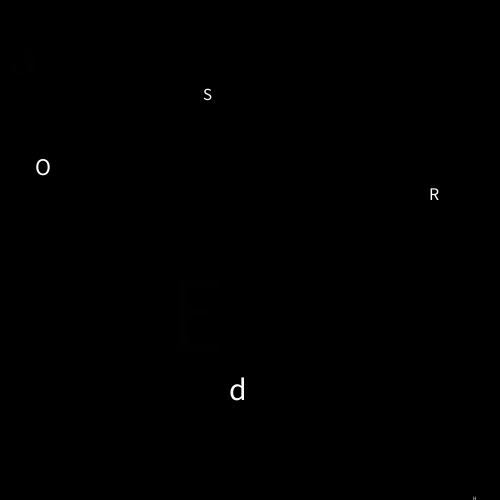
Frame 1 (no input)
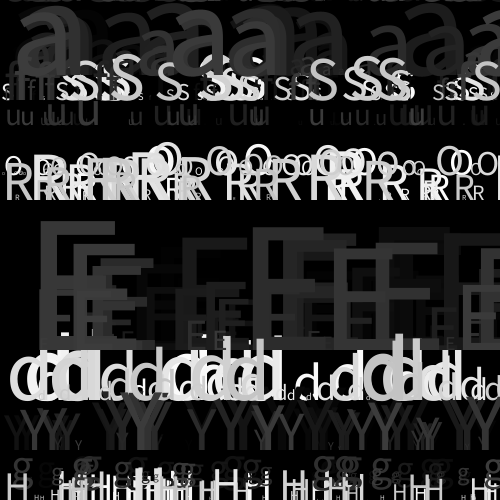
Frame 60 (the mouse pressed at the canvas centre just before this capture)
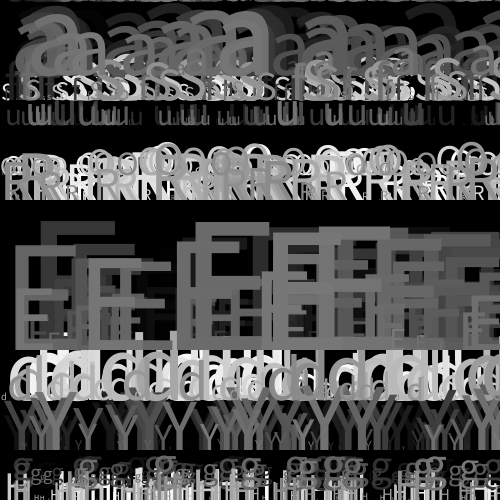
Frame 120 (the mouse held since frame 60 and released just before this capture)

The Processing sketch that drew these frames (run headless with seeded random() and noise(); from frame 60 on, the mouse is pressed at the canvas centre):

// Processing sketch: processing_14789
// ── processing_14789.pde

int couleur;
int couleur1;

void setup () {

background(0);
 size(500,500);
 couleur = 0;
  couleur1 = 255;
}

void draw () {
  
couleur = couleur + 1;
couleur1 = couleur1 -1;
fill(couleur);
text("a", random(500),1);
textSize(random(50));

fill(couleur);
text("u",random(500),125);
textSize(random(75));

fill(couleur1);
text("R",random(500),200);
textSize(random(100));


text("d", random(500),400);
textSize(random(200));
fill(couleur);

text("E",random(500),350);
textSize(random(60));
fill(couleur);

text("f",random(500),100);
textSize(random(100));
fill(couleur);

text("Y", random(500),450);
textSize(random(50));
fill(couleur);

text("g", random(500),480);
textSize(random(50));
fill(couleur1);

text("H", random(500),500);
textSize(random(150));
fill(couleur);

text("a", random(500),75);
textSize(random(70));
fill(couleur1);

text("S", random(500),100);
textSize(random(50));
fill(couleur1);

text("O", random(500),175);
textSize(random(100));
fill(couleur);

}

void mouseClicked() {
 
background(0);
}
          
